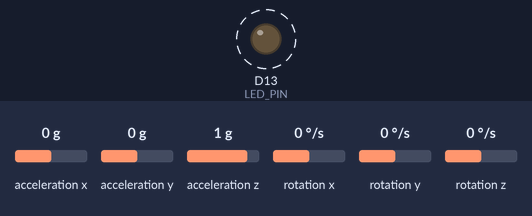
Bench run of a sketch on a simulated Arduino Nano 33 BLE. On the bench: output pins drawn as LEDs (lit = HIGH). Dashed ring = blinking. Inputs (shaded band) come from the test bench; at power-on: acceleration x 0 g, acceleration y 0 g, acceleration z 1 g, rotation x 0 °/s, rotation y 0 °/s, rotation z 0 °/s. Nothing arrives over Bluetooth unless stated; a phone connects over Bluetooth LE 3 s after start; what the sketch prints to the serial monitor is not drawn.

Above: at 0.2 s.
Timing chart, 0 to 3.0 s (numbered marks = the images above):
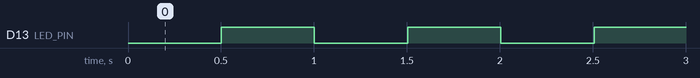

The sketch:

BLE_Peripheral.ino
```cpp
#include <ArduinoBLE.h>
#include <Arduino_LSM9DS1.h>

BLEService imuService("180F");
BLECharacteristic imuChar("2A60", BLENotify, 48);

const int LED_PIN = LED_BUILTIN;

unsigned long lastSend = 0;
const unsigned long sendInterval = 200;  // 5 Hz

void setup() {
  pinMode(LED_PIN, OUTPUT);
  digitalWrite(LED_PIN, LOW);

  Serial.begin(9600);

  if (!IMU.begin()) {
    Serial.println("Failed to initialize IMU!");
    while (1);
  }

  if (!BLE.begin()) {
    Serial.println("Failed to start BLE!");
    while (1);
  }

  BLE.setLocalName("IMUPeripheral");
  BLE.setAdvertisedService(imuService);
  imuService.addCharacteristic(imuChar);
  BLE.addService(imuService);
  BLE.advertise();

  Serial.println("BLE IMU Peripheral started...");
}

void loop() {
  BLE.poll();

  BLEDevice central = BLE.central();

  if (central) {
    Serial.print("Connected to central: ");
    Serial.println(central.address());
    digitalWrite(LED_PIN, HIGH);
    BLE.stopAdvertise();  // Important for stability

    while (central.connected()) {
      BLE.poll();

      unsigned long now = millis();
      if (now - lastSend >= sendInterval) {
        lastSend = now;

        float ax, ay, az, gx, gy, gz;
        if (IMU.accelerationAvailable() && IMU.gyroscopeAvailable()) {
          IMU.readAcceleration(ax, ay, az);
          IMU.readGyroscope(gx, gy, gz);

          char buffer[48];
          snprintf(buffer, sizeof(buffer),
                   "%.3f,%.3f,%.3f,%.3f,%.3f,%.3f",
                   ax, ay, az, gx, gy, gz);

          // ✅ only send if subscribed
          if (imuChar.subscribed()) {
            imuChar.writeValue(buffer);
            Serial.println(buffer);
          }
        }
      }
    }

    Serial.println("Disconnected from central.");
    digitalWrite(LED_PIN, LOW);
    BLE.advertise();  // Resume advertising for next connection
  }

  // LED blink while waiting
  static unsigned long lastBlink = 0;
  static bool ledState = false;
  if (!BLE.connected() && millis() - lastBlink > 500) {
    ledState = !ledState;
    digitalWrite(LED_PIN, ledState);
    lastBlink = millis();
  }
}
```

Measured:
- by itself, D13 (LED_PIN): alternates HIGH for 0.50 s and LOW for 0.50 s, 5 changes in all, then stays HIGH
